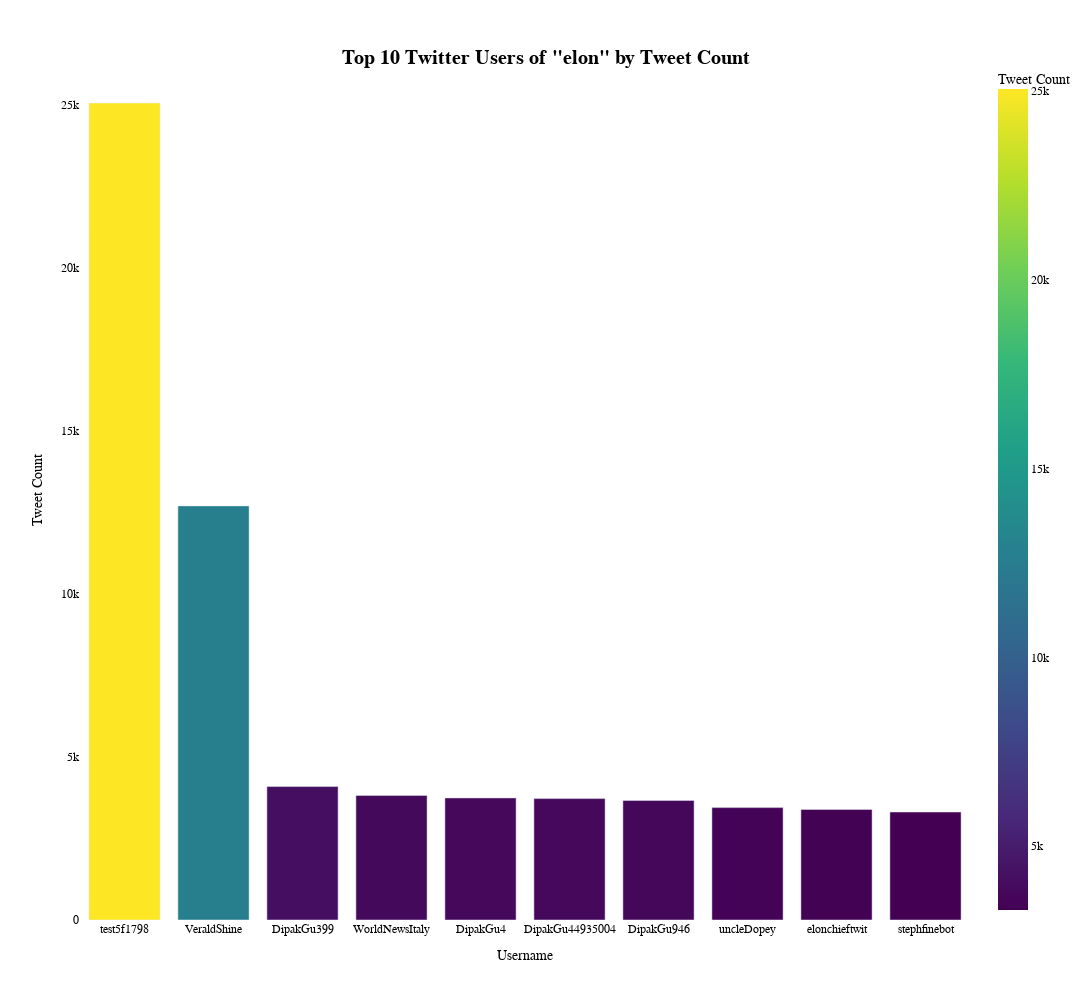

This figure's notebook cell:
### Code cell
import pandas as pd
import plotly.express as px

userInfo = pd.read_csv("/home/nruest/Projects/digfemcan/twitter-data/elon-user-info.csv")

tweeters = userInfo['username'].value_counts().rename_axis("Username").reset_index(name="Count").head(10)

fig = px.bar(tweeters, 
             x='Username', 
             y='Count', 
             labels={'Username': 'Twitter Username', 'Count': 'Tweet Count'},
             color='Count',
             color_continuous_scale='Viridis'
            )

fig.update_layout(
    title={
        'text': 'Top 10 Twitter Users of "elon" by Tweet Count',
        'font': {
            'size': 20,
            'family': 'Arial, sans-serif',
            'color': 'black',
            'weight': 'bold'
        },
        'x': 0.5,
        'xanchor': 'center',
        'y': 0.95,
        'yanchor': 'top'
    },
    xaxis_title='Username',
    yaxis_title='Tweet Count',
    plot_bgcolor='rgba(0,0,0,0)',
    paper_bgcolor='rgba(0,0,0,0)',
    font=dict(family="Arial, sans-serif", size=12, color="black"),
    width=1200,
    height=1000,
)

fig.show()

### Figure 1 — Plotly figure (JSON) as saved in the notebook; plotly's stock layout.template omitted (floating-point values rounded to 4 significant figures)
{"data": [{"alignmentgroup": "True", "hovertemplate": "Twitter Username=%{x}<br>Tweet Count=%{marker.color}<extra></extra>", "legendgroup": "", "marker": {"color": [25059, 12701, 4093, 3821, 3744, 3723, 3668, 3447, 3391, 3312], "coloraxis": "coloraxis", "pattern": {"shape": ""}}, "name": "", "offsetgroup": "", "orientation": "v", "showlegend": false, "textposition": "auto", "type": "bar", "x": ["test5f1798", "VeraldShine", "DipakGu399", "WorldNewsItaly", "DipakGu4", "DipakGu44935004", "DipakGu946", "uncleDopey", "elonchieftwit", "stephfinebot"], "xaxis": "x", "y": [25059, 12701, 4093, 3821, 3744, 3723, 3668, 3447, 3391, 3312], "yaxis": "y"}], "layout": {"barmode": "relative", "coloraxis": {"colorbar": {"title": {"text": "Tweet Count"}}, "colorscale": [[0, "#440154"], [0.1111, "#482878"], [0.2222, "#3e4989"], [0.3333, "#31688e"], [0.4444, "#26828e"], [0.5556, "#1f9e89"], [0.6667, "#35b779"], [0.7778, "#6ece58"], [0.8889, "#b5de2b"], [1, "#fde725"]]}, "font": {"color": "black", "family": "Arial, sans-serif", "size": 12}, "height": 1000, "legend": {"tracegroupgap": 0}, "margin": {"t": 60}, "paper_bgcolor": "rgba(0, 0, 0, 0)", "plot_bgcolor": "rgba(0, 0, 0, 0)", "title": {"font": {"color": "black", "family": "Arial, sans-serif", "size": 20, "weight": "bold"}, "text": "Top 10 Twitter Users of \"elon\" by Tweet Count", "x": 0.5, "xanchor": "center", "y": 0.95, "yanchor": "top"}, "width": 1200, "xaxis": {"anchor": "y", "autorange": true, "domain": [0, 1], "range": [-0.5, 9.5], "title": {"text": "Username"}, "type": "category"}, "yaxis": {"anchor": "x", "autorange": true, "domain": [0, 1], "range": [0, 26380.0], "title": {"text": "Tweet Count"}, "type": "linear"}}}
